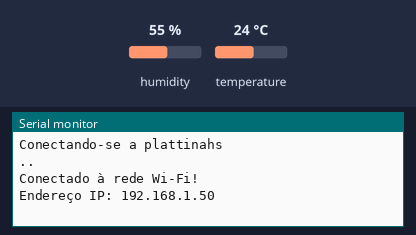
Simulated run of this sketch. Board: ESP32. Parts: the last lines printed to the serial monitor. Inputs (shaded band) come from the test bench; at power-on: humidity 55 %, temperature 24 °C. WiFi joins after 1.5 s; servers stay silent unless stated.

Above: at 3.2 s.
3.3 s: humidity set to 22 %
At 5.5 s:
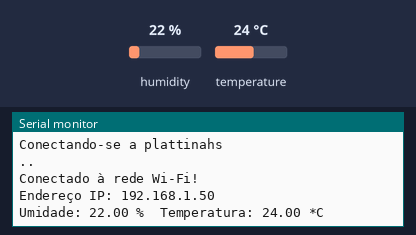
7.5 s: temperature set to 12 °C
At 8.9 s:
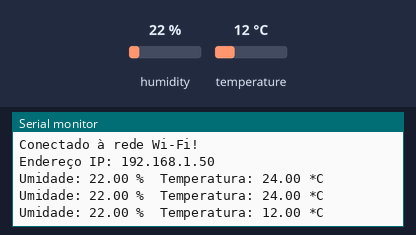
10.2 s: humidity set to 40 %
At 12.4 s:
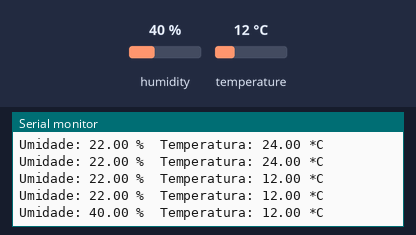

Measured:
- after the input at 3.3 s, the serial monitor: prints a new line after 0.71 s (image 1)
- after the input at 7.5 s, the serial monitor: prints a new line after 0.52 s (image 2)
- after the input at 10.2 s, the serial monitor: prints a new line after 1.8 s (image 3)

The sketch:

lan_webserver.ino
```cpp
#include <WiFi.h>
#include <WebServer.h>
#include <DHT.h>

// Defina o SSID e a senha da sua rede Wi-Fi pessoal
const char* ssid = "plattinahs";
const char* password = "aeciobrito123";

// Configuração do sensor DHT
#define DHTPIN 4 // Pino digital conectado ao sensor DHT
#define DHTTYPE DHT22
DHT dht(DHTPIN, DHTTYPE);

float humidity;
float temperature;

// Crie o objeto WebServer na porta 80
WebServer server(80);

// Função para servir a página HTML
void handleRoot() {
  // Leia os valores do sensor DHT
  humidity = dht.readHumidity();
  temperature = dht.readTemperature();

  // Verifica se as leituras falharam e tenta novamente
  if (isnan(humidity) || isnan(temperature)) {
    Serial.println("Falha ao ler do sensor DHT!");
    humidity = 0.0;
    temperature = 0.0;
  }

  String html = "<!DOCTYPE html><html><head><title>ESP32 DHT22</title>\
  <meta http-equiv='refresh' content='10'/></head><body>";
  html += "<h1>ESP32 DHT22 Sensor</h1>";
  html += "<p>Temperature: " + String(temperature) + " &deg;C</p>";
  html += "<p>Humidity: " + String(humidity) + " %</p>";
  html += "</body></html>";
  server.send(200, "text/html", html);
}

void setup() {
  // Iniciar comunicação serial
  Serial.begin(115200);

  // Inicializar o sensor DHT
  dht.begin();

  // Conectar-se à rede Wi-Fi pessoal
  WiFi.begin(ssid, password);
  Serial.print("Conectando-se a ");
  Serial.println(ssid);

  // Aguarde até que o ESP32 esteja conectado à rede Wi-Fi
  while (WiFi.status() != WL_CONNECTED) {
    delay(1000);
    Serial.print(".");
  }

  Serial.println();
  Serial.println("Conectado à rede Wi-Fi!");
  Serial.print("Endereço IP: ");
  Serial.println(WiFi.localIP());

  // Configurar o servidor para servir a página root
  server.on("/", handleRoot);

  // Iniciar o servidor
  server.begin();
}

void loop() {
  // Tratar as requisições do servidor
  server.handleClient();

  // Aguarde alguns segundos entre as leituras
  delay(2000);

  // Leia os valores do sensor DHT
  humidity = dht.readHumidity();
  temperature = dht.readTemperature();

  // Verifica se as leituras falharam e tenta novamente
  if (isnan(humidity) || isnan(temperature)) {
    Serial.println("Falha ao ler do sensor DHT!");
    return;
  }

  // Exibe os valores no Serial Monitor
  Serial.print("Umidade: ");
  Serial.print(humidity);
  Serial.print(" %\t");
  Serial.print("Temperatura: ");
  Serial.print(temperature);
  Serial.println(" *C");
}
```
